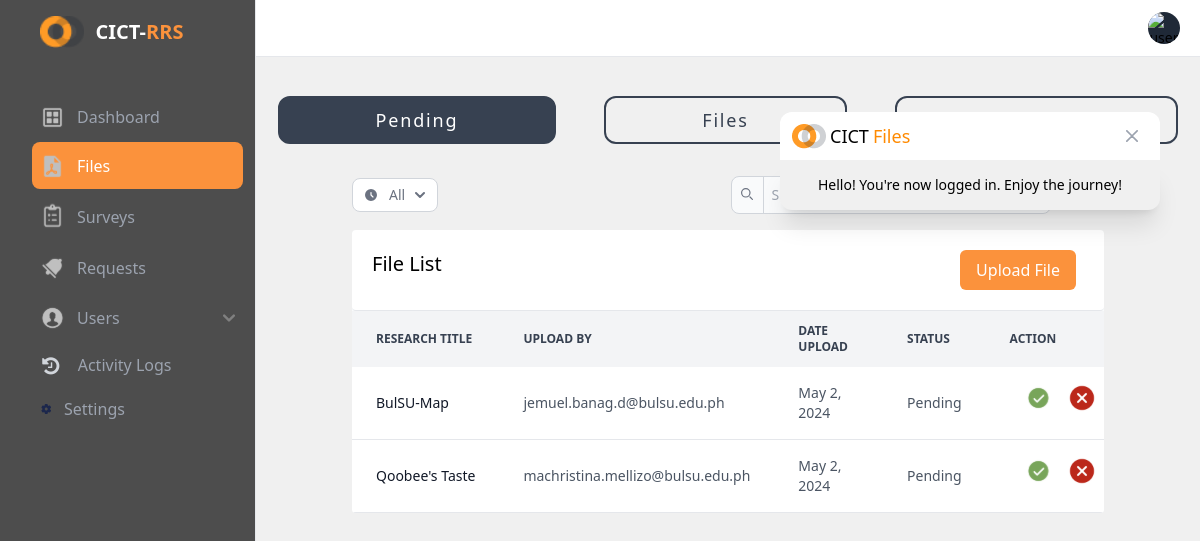
The app's page /pages/admin/files.php (signed in) with its own data.
### tables this page shows
CREATE TABLE `studies` (
  `id` int(11) NOT NULL,
  `project_title` varchar(255) NOT NULL,
  `research_title` varchar(255) NOT NULL,
  `authors` varchar(255) NOT NULL,
  `panels` varchar(255) NOT NULL,
  `accession` varchar(255) NOT NULL,
  `adviser` varchar(255) NOT NULL,
  `tags` varchar(255) NOT NULL,
  `month_yr` varchar(20) NOT NULL,
  `description` text NOT NULL,
  `file` varchar(255) NOT NULL,
  `cover` varchar(255) DEFAULT NULL,
  `created_at` datetime NOT NULL DEFAULT current_timestamp(),
  `account_id` varchar(255) NOT NULL,
  `is_archived` int(11) NOT NULL DEFAULT 0,
  `is_approved` int(11) NOT NULL DEFAULT 0
);

CREATE TABLE `account` (
  `id` int(11) NOT NULL,
  `number` varchar(50) NOT NULL,
  `email` varchar(255) NOT NULL,
  `type` varchar(20) NOT NULL,
  `password` text NOT NULL,
  `is_archived` int(11) NOT NULL DEFAULT 0,
  `verified_at` timestamp NULL DEFAULT NULL,
  `reset_token` varchar(255) DEFAULT NULL,
  `reset_expiration` timestamp NULL DEFAULT NULL
);

### pages/admin/files.php (called while the page is built, shortened)
<?php
include ('../../db/db.php');
$psql = "SELECT s.*, a.email FROM studies s JOIN account a ON s.account_id = a.number WHERE s.is_archived = 0 AND s.is_approved = 0";
$presult = $conn->query($psql);
include "../../admin_base.php";
?>

### src/template/admin/files_page.php (the view, shortened to what this page needs)
<div class="relative overflow-x-auto p-2 lg:px-24 xl:px-48 min-h-[390px]">
    <div class="flex justify-center items-center gap-4 md:gap-12 p-8 ">
        <button id="btn-pending" class="active option-btns">Pending</button>
        <button id="btn-files" class="btn-bordered option-btns">Files</button>
        <button id="btn-arch" class="btn-bordered option-btns">Archived</button>
    </div>
    <div >
        <form class="flex flex-col sm:flex-row flex-wrap space-y-4 sm:space-y-0 items-center justify-between pb-4" onsubmit="formSubmit(this, event)">
            <div>
                <button id="dropdownRadioButton" data-dropdown-toggle="dropdownRadio" class="inline-flex items-center text-gray-500 bg-white border border-gray-300 focus:outline-none hover:bg-gray-100 focus:ring-4 focus:ring-gray-100 font-medium rounded-lg text-sm px-3 py-1.5 dark:bg-gray-800 dark:text-white dark:border-gray-600 dark:hover:bg-gray-700 dark:hover:border-gray-600 dark:focus:ring-gray-700" type="button">
                    <span id="radio-filter">All</span>
                    <svg class="w-2.5 h-2.5 ms-2.5" aria-hidden="true" xmlns="http://www.w3.org/2000/svg" fill="none" viewBox="0 0 10 6">
                        <path stroke="currentColor" stroke-linecap="round" stroke-linejoin="round" stroke-width="2" d="m1 1 4 4 4-4"/>
                    </svg>
                </button>
            </div>
            <div class="relative flex">
                <div class="absolute border-r-[1px] border-gray-300 px-2.5 h-[36.5px] top-0 start-0 flex items-center pointer-events-none">
                </div>
                <button type="submit">Submit</button>
            </div>
        </form>
    </div>
    <div class="rounded bg-gray-50 max-h-[620px] overflow-auto">
        <table class="w-full text-sm text-left rtl:text-right text-gray-500 dark:text-gray-400">
            <div class="sticky top-0 bg-white flex justify-between p-5 border-b-[1px] rounded w-full">
                <h2 class="text-xl">File List</h2>
                <div class="flex justify-center items-center gap-2">
                    <a href="upload_research.php" class="px-4 py-2 bg-orange-400 text-white hover:brightness-110 rounded-md">Upload File</a>
                </div>
            </div>
            <thead class="sticky top-[81px] text-xs text-gray-700 uppercase bg-gray-100 dark:bg-gray-700 dark:text-gray-400">
                <tr>
                    <th scope="col" class="px-1 sm:px-6 py-3">
                        Research Title
                    </th>
                    <th scope="col" class="px-1 sm:px-6 py-3">
                        Upload by
                    </th>
                    <th scope="col" class="px-1 sm:px-6 py-3">
                        Date Upload
                    </th>
                    <th scope="col" class="px-1 sm:px-6 py-3">
                        Status
                    </th>
                    <th scope="col" class="px-1 sm:px-6 py-3">
                        Action
                    </th>
                </tr>
            </thead>
            <tbody class="tbodies" id="pending-tbody">
                <?php   while($row = $presult->fetch_assoc()){
                        $dateTime = new DateTime($row['created_at']);
                        $row['created_at'] = $dateTime->format("F j, Y");
                ?>
                        <tr id="ptr-<?=$row['id']?>" class="bg-white border-b dark:bg-gray-800 dark:border-gray-700 hover:bg-gray-50 dark:hover:bg-gray-600">
                            <th scope="row" class="px-1 sm:px-6 py-4 font-medium text-gray-900 whitespace-nowrap dark:text-white">
                                <?=$row['project_title']?>
                            </th>
                            <td class="px-1 sm:px-6 py-4 text-gray-600">
                                <?=$row['email']?>
                            </td>
                            <td class="px-1 sm:px-6 py-4 text-gray-600">
                                <?=$row['created_at']?>
                            </td>
                            <td class="px-1 sm:px-6 py-4 text-gray-600">
                                Pending
                            </td>
                            <td class="px-1 sm:px-6 py-4 text-gray-600 flex gap-x-4">
                                <img src="../../src/img/Ok.svg" alt="Approve" title="Approve" class="hover:brightness-110 cursor-pointer" onclick="uploadFunction(<?=$row['id']?>, 1)">
                                <img src="../../src/img/Cancel.svg" alt="Reject" title="Deny" class="hover:brightness-110 cursor-pointer" onclick="uploadFunction(<?=$row['id']?>, -1)">
                            </td>
                        </tr>
                <?php } ?>
            </tbody>
        </table>
    </div>
</div>

### src/css/tailwindstyles.php (style rules this page uses)
.btn-bordered { @apply text-gray-700 bg-transparent border-2 border-gray-700 px-24 py-2 tracking-widest rounded-xl text-xs md:text-lg }
.active { @apply text-white bg-gray-700 border-2 border-gray-700 px-24 py-2 tracking-widest rounded-xl text-xs md:text-lg }

### records on screen
studies: project_title "BulSU-Map", account.email "jemuel.banag.d@bulsu.edu.ph", created_at "May 2, 2024"
studies: project_title "Qoobee's Taste", account.email "machristina.mellizo@bulsu.edu.ph", created_at "May 2, 2024"

### other values on screen
$sessionMessage "Hello! You're now logged in. Enjoy the journey!"
